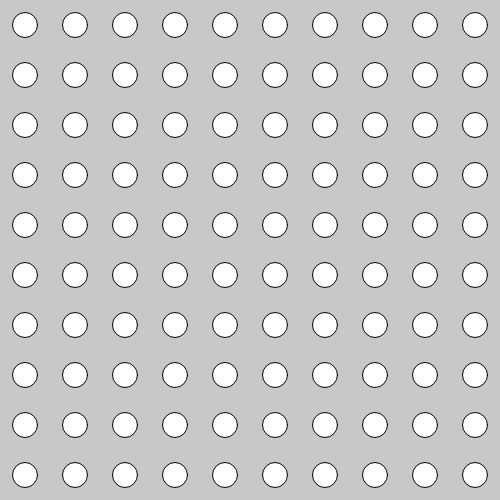
Frame 1 (no input)
Frame 60 (no input): identical to frame 1, image omitted
Frame 120 (the mouse pressed at the canvas centre since frame 60): identical to frame 1, image omitted

The p5.js sketch that drew this single still picture (run headless with seeded random() and noise() and a simulated clock; from frame 60 on, the mouse is pressed at the canvas centre):

// p5.js sketch
// ── sketch.js
function setup() {
  createCanvas(500, 500);
  background(200);
  
  for (i = 0; i < 10; i++) {
    for (b = 0; b < 10; b++) {
      ellipse(i * 50 + 25, b * 50 + 25, 25, 25);
    }
  }
}

function draw() {

}
